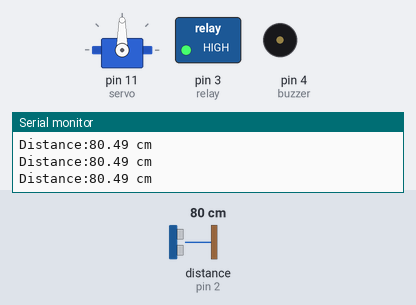
The sketch below on a simulated Arduino Uno, built with avr-gcc and run on an emulated ATmega328P. Parts: servo, switched loads named in the sketch (green lamp = pin HIGH), buzzer (waves = sounding), the last lines printed to the serial monitor. Wiring (inferred from the names in the program): ultrasonic range finder: trigger pin 5; echo pin 2. The inputs (shaded band) are chosen by the test bench; at power-on: distance to the obstacle (sensor on pin 2) 80 cm. The echo pulse lasts 58.3 µs per cm; pins used as bus, display or sensor lines are not drawn.

Above: at 1.2 s.
1.3 s: distance to the obstacle (sensor on pin 2) set to 8 cm
4.3 s: distance to the obstacle (sensor on pin 2) set to 5 cm
At 4.7 s:
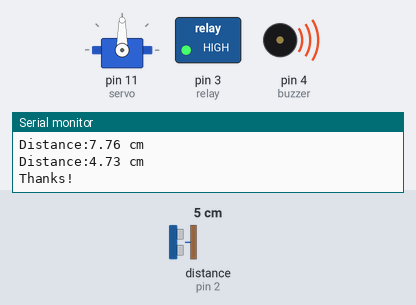
At 5.9 s:
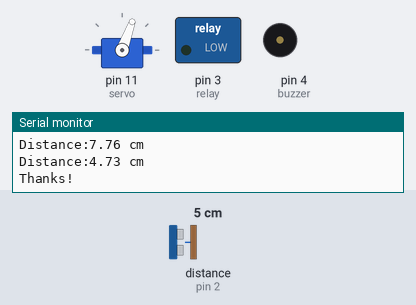
Timing chart, 0 to 7.4 s (numbered marks = the images above; inputs shaded):
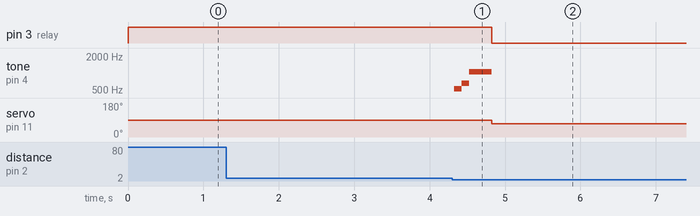

The sketch:

bokinbako.ino
```cpp
// LED bokinbako V3
#include <Servo.h>
Servo servo;
int coin = 0;
int TRIG = 5;
int ECHO = 2;

double duration = 0;
double distance = 0;
double speed_of_sound = 331.5 + 0.6 * 25; // 25℃の気温の想定


void setup() {
  // initialize the LED pin as an output:
  Serial.begin( 9600 );
  pinMode(5, INPUT); //sensor
  pinMode(4, OUTPUT);//buzzer
  pinMode(3, OUTPUT);//relay
  pinMode(11,OUTPUT);//servo
  pinMode(ECHO, INPUT );
  pinMode(TRIG, OUTPUT );
  digitalWrite(3,HIGH);
  servo.attach(11);
  servo.write(90);

}

void loop() {
  // read the state of the pushbutton value:
  digitalWrite(TRIG, LOW);
  delayMicroseconds(2);
  digitalWrite( TRIG, HIGH );
  delayMicroseconds( 10 );
  digitalWrite( TRIG, LOW );
  duration = pulseIn( ECHO, HIGH ); // 往復にかかった時間が返却される[マイクロ秒]

  if (duration > 0) {
    duration = duration / 2; // 往路にかかった時間
    distance = duration * speed_of_sound * 100 / 1000000;
    Serial.print("Distance:");
    Serial.print(distance);
    Serial.println(" cm");
    delay(10);
  }

  if (distance < 6.5) {
    // turn LED on:
    Serial.println("Thanks!");
    tone(4,523.251);
    delay(100);
    tone(4,659.255);
    delay(100);
    tone(4,1046.502);
    delay(300);
    noTone(4);
    digitalWrite(3, LOW);
    servo.write(70);
    delay(15500);
    digitalWrite(3, HIGH);
    servo.write(90);
    Serial.println("See you again :)");

  } else {
    // turn LED off:
    digitalWrite(3, HIGH);
  }
}
```

Measured:
- the behaviour switches between 7 and 6 cm on distance to the obstacle (sensor on pin 2) (found by bisection; images 0 and 1)
- after the input at 4.3 s, pin 3 (relay): HIGH → LOW after 0.53 s; tone on pin 4 (buzzer): silent → 523 Hz at once, → 659 Hz 0.10 s later, → 1046 Hz 0.10 s later, → silent 0.30 s later; servo on pin 11 (servo): 90° → 70° after 0.53 s
